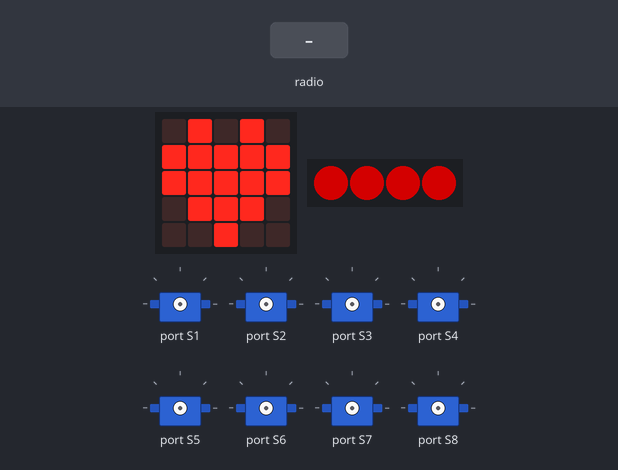
Simulated run of this program. Board: BBC micro:bit (MakeCode). On the bench: the board's 5×5 LED display, 4 RGB LEDs in strip order, left to right, 8 × servo. The test bench sets the inputs (shaded band). Dim RGB values are drawn brighter than linear.

Above: at 1.8 s.
1.9 s: radio message "1" arrives
At 2.3 s:
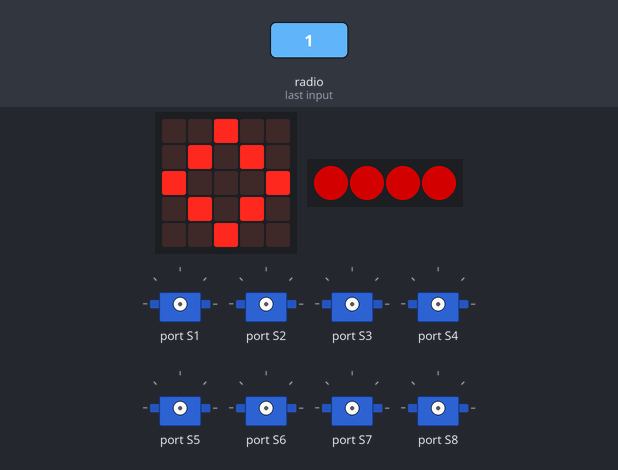
At 2.67 s:
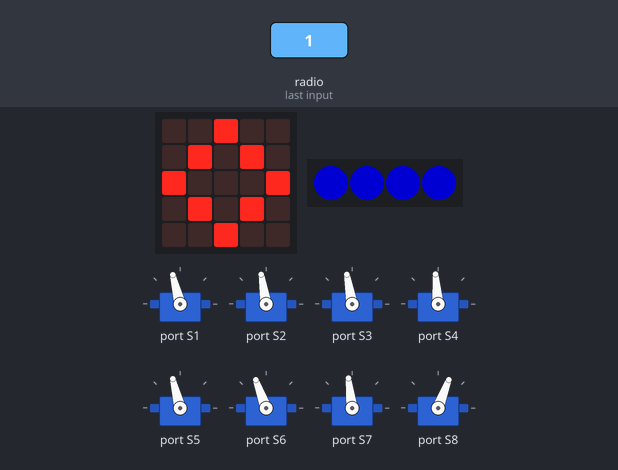
4.2 s: radio message "2" arrives
At 12.9 s:
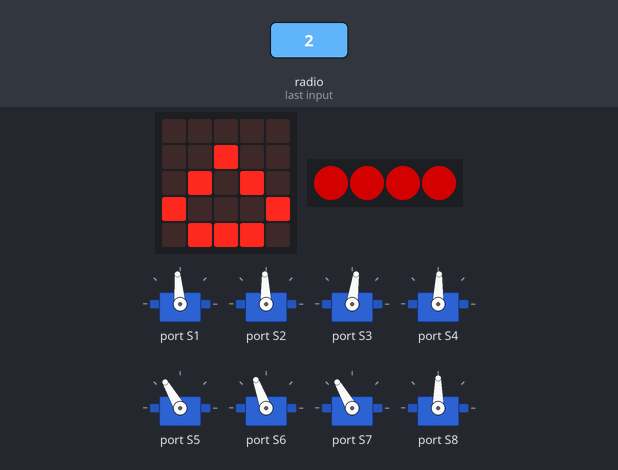
Timing chart, 0 to 14.4 s (numbered marks = the images above; inputs shaded):
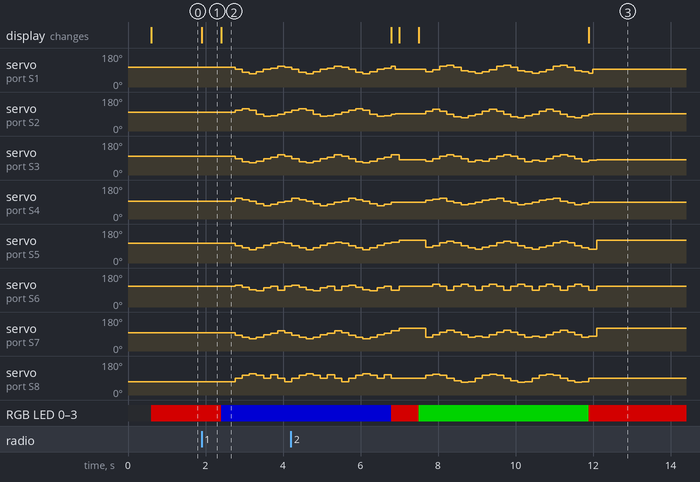

Measured:
- after the input at 1.9 s, servo on port S1: 104° → 93° after 0.86 s, → 77° 0.18 s later, → 69° 0.18 s later, → 82° 0.18 s later, … (8 changes in this stretch); servo on port S2: 99° → 110° after 0.86 s, → 117° 0.18 s later, → 110° 0.18 s later, → 90° 0.18 s later, … (8 changes in this stretch)
- after the input at 4.2 s, the display: first differs from a run without the input after 2.8 s (image 3)
- what the display in image 1 shows lasts 0.5 s, from 1.9 s to 2.4 s

The program:

main.ts
```typescript
radio.onReceivedNumberDeprecated(function (receivedNumber) {
    if (receivedNumber == 1) {
        basic.showLeds(`
            . . # . .
            . # . # .
            # . . . #
            . # . # .
            . . # . .
            `)
        basic.pause(100)
        robotbit.rgb().showColor(neopixel.colors(NeoPixelColors.Blue))
        for (let index = 0; index < 3; index++) {
            for (let mainloop = 0; mainloop <= step; mainloop++) {
                for (let interloop = 0; interloop <= count - 1; interloop++) {
                    tmp_cnt = mainloop + 1
                    g2_angle = forward_g2[mainloop] + Math.idiv((forward_g2[tmp_cnt] - forward_g2[mainloop]) * (interloop + 1), count)
                    g5_angle = forward_g5[mainloop] + Math.idiv((forward_g5[tmp_cnt] - forward_g5[mainloop]) * (interloop + 1), count)
                    g15_angle = forward_g15[mainloop] + Math.idiv((forward_g15[tmp_cnt] - forward_g15[mainloop]) * (interloop + 1), count)
                    g20_angle = forward_g20[mainloop] + Math.idiv((forward_g20[tmp_cnt] - forward_g20[mainloop]) * (interloop + 1), count)
                    angle1 = G1[mainloop] + Math.idiv((G1[tmp_cnt] - G1[mainloop]) * (interloop + 1), count)
                    angle2 = G2[mainloop] + Math.idiv((G2[tmp_cnt] - G2[mainloop]) * (interloop + 1), count)
                    angle3 = G3[mainloop] + Math.idiv((G3[tmp_cnt] - G3[mainloop]) * (interloop + 1), count)
                    angle4 = G4[mainloop] + Math.idiv((G4[tmp_cnt] - G4[mainloop]) * (interloop + 1), count)
                    basic.pause(20)
                }
                robotbit.Servo(robotbit.Servos.S1, g2_angle)
robotbit.Servo(robotbit.Servos.S2, g5_angle)
robotbit.Servo(robotbit.Servos.S3, g15_angle)
robotbit.Servo(robotbit.Servos.S4, g20_angle)
robotbit.Servo(robotbit.Servos.S5, angle1)
robotbit.Servo(robotbit.Servos.S6, angle2)
robotbit.Servo(robotbit.Servos.S7, angle3)
robotbit.Servo(robotbit.Servos.S8, angle4)
            }
        }
        robotbit.rgb().showColor(neopixel.colors(NeoPixelColors.Red))
        basic.pause(100)
        robotbit.Servo(robotbit.Servos.S1, 95)
robotbit.Servo(robotbit.Servos.S2, 92)
        basic.pause(100)
        robotbit.Servo(robotbit.Servos.S3, 82)
robotbit.Servo(robotbit.Servos.S4, 88)
        robotbit.Servo(robotbit.Servos.S5, 120)
robotbit.Servo(robotbit.Servos.S6, 110)
robotbit.Servo(robotbit.Servos.S7, 120)
    }
    if (receivedNumber == 2) {
        basic.showLeds(`
            . . . . .
            . . # . .
            . # . # .
            # . . . #
            . # # # .
            `)
        basic.pause(100)
        robotbit.rgb().showColor(neopixel.colors(NeoPixelColors.Green))
        for (let index = 0; index < 3; index++) {
            for (let mainloop2 = 0; mainloop2 <= step; mainloop2++) {
                for (let interloop2 = 0; interloop2 <= count - 1; interloop2++) {
                    tmp_cnt = mainloop2 + 1
                    g2_angle = backward_g2[mainloop2] + Math.idiv((backward_g2[tmp_cnt] - backward_g2[mainloop2]) * (interloop2 + 1), count)
                    g5_angle = backward_g5[mainloop2] + Math.idiv((backward_g5[tmp_cnt] - backward_g5[mainloop2]) * (interloop2 + 1), count)
                    g15_angle = backward_g15[mainloop2] + Math.idiv((backward_g15[tmp_cnt] - backward_g15[mainloop2]) * (interloop2 + 1), count)
                    g20_angle = backward_g20[mainloop2] + Math.idiv((backward_g20[tmp_cnt] - backward_g20[mainloop2]) * (interloop2 + 1), count)
                    Z1 = G11[mainloop2] + Math.idiv((G11[tmp_cnt] - G11[mainloop2]) * (interloop2 + 1), count)
                    Z2 = G12[mainloop2] + Math.idiv((G12[tmp_cnt] - G12[mainloop2]) * (interloop2 + 1), count)
                    Z3 = G13[mainloop2] + Math.idiv((G13[tmp_cnt] - G13[mainloop2]) * (interloop2 + 1), count)
                    Z4 = G14[mainloop2] + Math.idiv((G14[tmp_cnt] - G14[mainloop2]) * (interloop2 + 1), count)
                    basic.pause(20)
                }
                robotbit.Servo(robotbit.Servos.S1, g2_angle)
robotbit.Servo(robotbit.Servos.S2, g5_angle)
robotbit.Servo(robotbit.Servos.S3, g15_angle)
robotbit.Servo(robotbit.Servos.S4, g20_angle)
robotbit.Servo(robotbit.Servos.S5, Z1)
robotbit.Servo(robotbit.Servos.S6, Z2)
robotbit.Servo(robotbit.Servos.S7, Z3)
robotbit.Servo(robotbit.Servos.S8, Z4)
            }
        }
        robotbit.rgb().showColor(neopixel.colors(NeoPixelColors.Red))
        basic.pause(100)
        robotbit.Servo(robotbit.Servos.S1, 95)
robotbit.Servo(robotbit.Servos.S2, 92)
        basic.pause(100)
        robotbit.Servo(robotbit.Servos.S3, 82)
robotbit.Servo(robotbit.Servos.S4, 88)
        robotbit.Servo(robotbit.Servos.S5, 120)
robotbit.Servo(robotbit.Servos.S6, 110)
robotbit.Servo(robotbit.Servos.S7, 120)
    }
})
let tmp_cnt = 0
let step = 0
let count = 0
let G14: number[] = []
let G13: number[] = []
let G12: number[] = []
let G11: number[] = []
let backward_g20: number[] = []
let backward_g15: number[] = []
let backward_g5: number[] = []
let backward_g2: number[] = []
let G4: number[] = []
let G3: number[] = []
let G2: number[] = []
let G1: number[] = []
let forward_g20: number[] = []
let forward_g15: number[] = []
let forward_g5: number[] = []
let forward_g2: number[] = []
let g2_angle = 0
let g5_angle = 0
let g15_angle = 0
let g20_angle = 0
let angle1 = 0
let angle2 = 0
let Z1 = 0
let angle3 = 0
let Z2 = 0
let angle4 = 0
let Z3 = 0
let Z4 = 0
radio.setGroup(3)
basic.showIcon(IconNames.Heart)
robotbit.rgb().showColor(neopixel.colors(NeoPixelColors.Red))
forward_g2 = [
113,
104,
93,
77,
69,
82,
93,
100,
110,
180
]
forward_g5 = [
90,
99,
110,
117,
110,
90,
77,
82,
90,
180
]
forward_g15 = [
112,
100,
85,
71,
66,
72,
85,
95,
108,
180
]
forward_g20 = [
90,
95,
110,
102,
93,
82,
70,
77,
90,
180
]
G1 = [
115,
104,
91,
81,
71,
80,
93,
104,
111,
180
]
G2 = [
90,
110,
115,
105,
91,
87,
103,
110,
90,
180
]
G3 = [
110,
97,
84,
73,
65,
74,
86,
95,
108,
180
]
G4 = [
90,
69,
90,
105,
113,
105,
90,
108,
90,
180
]
backward_g2 = [
74,
80,
91,
109,
114,
104,
87,
80,
72,
180
]
backward_g5 = [
90,
105,
115,
105,
90,
75,
70,
80,
90,
180
]
backward_g15 = [
66,
72,
86,
99,
108,
98,
85,
70,
79,
180
]
backward_g20 = [
90,
100,
105,
110,
95,
85,
75,
80,
90,
180
]
G11 = [
74,
83,
92,
107,
115,
106,
92,
82,
73,
180
]
G12 = [
90,
110,
120,
110,
90,
110,
120,
110,
90,
180
]
G13 = [
66,
72,
86,
100,
110,
100,
86,
72,
78,
180
]
G14 = [
90,
105,
110,
105,
90,
75,
68,
70,
90,
180
]
count = 9
step = 7
```

test.ts
```typescript
// 在此处测试；当此软件包作为插件使用时，将不会编译此软件包。
```
